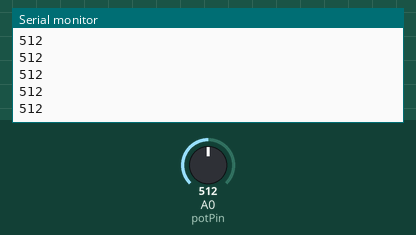
Simulated run of this sketch. Board: Arduino Uno, built with avr-gcc and run on an emulated ATmega328P. Shown: the last lines printed to the serial monitor. Inputs (shaded band) come from the test bench; at power-on: A0 (potPin) = 512.

Above: at 1.2 s.
1.3 s: A0 (potPin) set to 716
At 2.4 s:
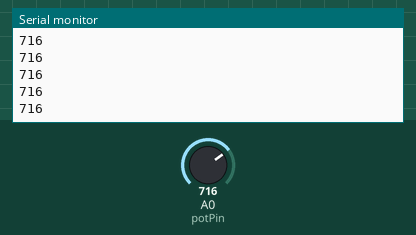
2.8 s: A0 (potPin) set to 900
At 3.6 s:
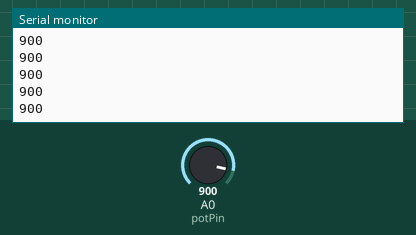
Timing chart, 0 to 5.8 s (numbered marks = the images above; inputs shaded):
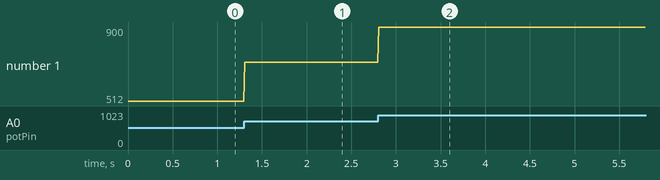

Measured:
- after the input at 1.3 s, the serial monitor: prints a new line at once (image 1)
- after the input at 2.8 s, the serial monitor: prints a new line at once (image 2)
- plotted number 1: 512 → 716 after the input at 1.3 s, 716 → 900 after the input at 2.8 s

The sketch:

potentiometer.ino
```cpp
byte potPin = 0;

void setup() {
  Serial.begin(9600);
}

void loop() {
  Serial.println(analogRead(potPin));
  delay(10);
}
```
